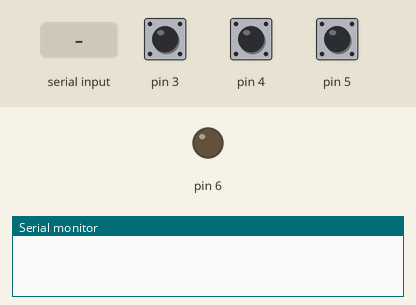
This sketch was run on a simulated Arduino Uno, built with avr-gcc and run on an emulated ATmega328P. Parts: output pins drawn as LEDs (lit = HIGH), the last lines printed to the serial monitor. Inputs (shaded band) come from the test bench; at power-on: pin 3 HIGH, pin 4 HIGH, pin 5 HIGH.

Above: at 1.2 s.
1.3 s: "1" received over Serial
At 10.9 s:
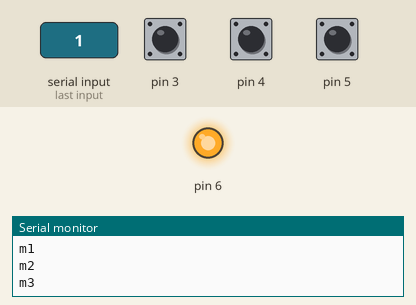
Timing chart, 0 to 11.8 s (numbered marks = the images above; inputs shaded):
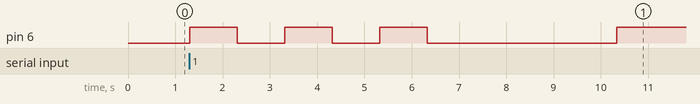

The sketch:

Central_Unit.ino
```cpp
int a1=0;
int a2=0;
int a3=0;

int b1=0;
int b2=0;
int b3=0;

int c1=0;
int c2=0;
int c3=0;

int m1=0;
int m2=0;
int m3=0;

char w[] = "Let`s Start";
char w1[] = "Ready";
char w2[] = "Finish";

int Ts=10;
int T=1000;
int Tp=400;

int val = 0;
void setup() {

  Serial.begin(9600);
  pinMode(3, INPUT);
  pinMode(4, INPUT);
  pinMode(5, INPUT);
  pinMode(6, OUTPUT);
  digitalWrite(3, HIGH);
  digitalWrite(4, HIGH);
  digitalWrite(5, HIGH);

}


void loop() {

  if (Serial.available() > 0) {
    val = Serial.read();     //убрать, будет требовать повторный ввод
    Serial.print(w);
    Serial.println();
    digitalWrite(6, HIGH);

    Serial.println(w1);
    delay(T);
    a1 = digitalRead(3);
    a2 = digitalRead(4);
    a3 = digitalRead(5);
    delay(Ts);
    Serial.print(a1);
    Serial.print(" ");
    Serial.print(a2);
    Serial.print(" ");
    Serial.println(a3);
    Serial.println(w2);
    digitalWrite(6, LOW);
    delay(T);

    digitalWrite(6, HIGH);
    Serial.println(w1);
    delay(T);
    b1 = digitalRead(3);
    b2 = digitalRead(4);
    b3 = digitalRead(5);
    delay(Ts);
    Serial.print(b1);
    Serial.print(" ");
    Serial.print(b2);
    Serial.print(" ");
    Serial.println(b3);
    Serial.println(w2);
    digitalWrite(6, LOW);
    delay(T);

    digitalWrite(6, HIGH);
    Serial.println(w1);
    delay(T);
    c1 = digitalRead(3);
    c2 = digitalRead(4);
    c3 = digitalRead(5);
    delay(Ts);
    Serial.print(c1);
    Serial.print(" ");
    Serial.print(c2);
    Serial.print(" ");
    Serial.println(c3);
    Serial.println(w2);
    digitalWrite(6, LOW);
    delay(T);
  Serial.println("Done");
  delay(Tp);
  Serial.print("Calculate");
  delay(Tp);
  Serial.print(".");
  delay(Tp);
  Serial.print(".");
  delay(Tp);
  Serial.println(".");
  delay(Tp);

    m1=1*a1+2*b1+4*c1;
    m2=1*a2+2*b2+4*c2;
    m3=1*a3+2*b3+4*c3;

    Serial.print("AllResult:");
    Serial.println();
    Serial.print(m1);
    Serial.print(" ");
    Serial.print(m2);
    Serial.print(" ");
    Serial.println(m3);


    delay(T);
    int mas[3] = {m1, m2, m3};
    int M=0;
    for(int i=0; i<3; i++) {
      M=max(mas[i], M);
    Serial.print("Result:");
    Serial.println(M);}
    /*    int x;
    x = mas[2];
    Serial.print("x=");
    Serial.println(x);*/

  if (m1 == M){
  digitalWrite(6, HIGH);
  delay(Ts);
  digitalRead(3);
  Serial.println("m1");
  }
   if (m2 == M){
  digitalWrite(6, HIGH);
  delay(Ts);
  digitalRead(4);
  Serial.println("m2");
  }
     if (m3 == M){
  digitalWrite(6, HIGH);
  delay(Ts);
  digitalRead(5);
  Serial.println("m3");
  }
  }


}
```

Measured:
- after the input at 1.3 s, pin 6: LOW → HIGH at once, then repeats every 2.0 s: LOW 1.0 s, HIGH 1.0 s
